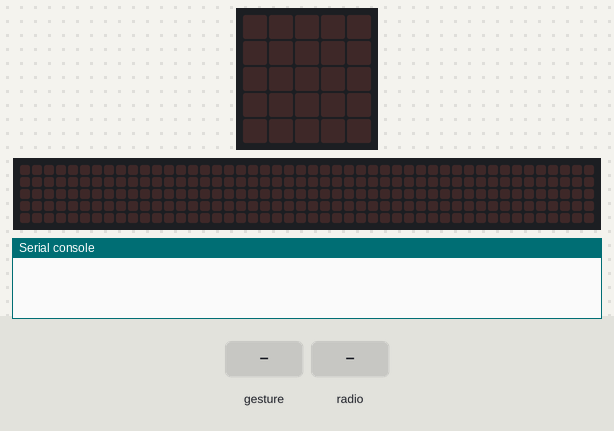
Simulated run of this program. Board: BBC micro:bit (MakeCode). Shown: the board's 5×5 LED display, a strip that is not on the board, showing the scrolling text unrolled, the last lines printed to the serial console. The inputs (shaded band) are chosen by the test bench. Random numbers come from a fixed seed; no radio messages arrive unless stated (any console line starting 'radio sent:' is added by the test bench); a tilt is held for 1.5 s and a shake lasts 1 s, then the board lies face up again; the 48×5 strip is a reading aid, not a part: it shows the text the display is scrolling, unrolled, one strip-width of it at a time.

Above: at 1.2 s.
1.3 s: gesture 'shake'
At 2.7 s:
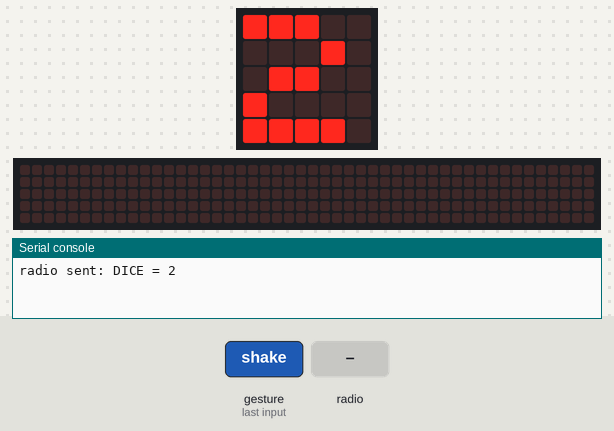
3.0 s: radio message "DICE=100" arrives
At 6.37 s:
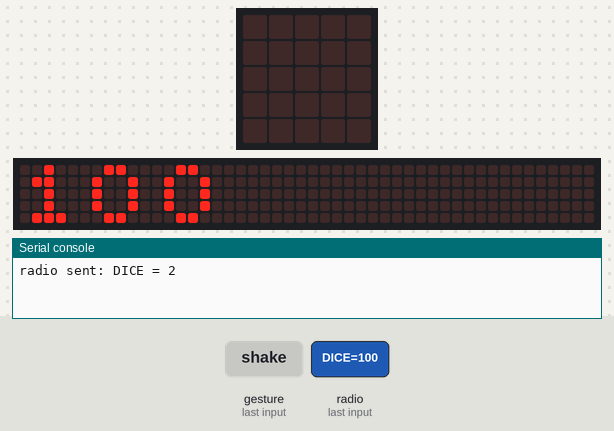
Timing chart, 0 to 7.9 s (numbered marks = the images above; inputs shaded):
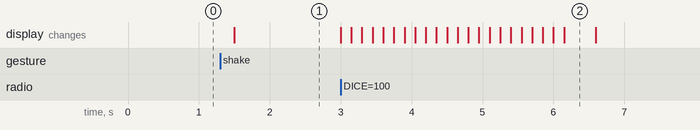

Measured:
- after the input at 1.3 s, the display: changes after 0.20 s (image 1)
- after the input at 3.0 s, the display: first changes at once (image 2 shows a later state)
- what the display in image 2 shows lasts 0.4 s, from 6.2 s to 6.6 s

The program:

main.ts
```typescript
radio.onReceivedValue(function (name, value) {
    if (name == "DICE") {
        basic.showNumber(value)
    }
})
input.onGesture(Gesture.Shake, function () {
    DICE = randint(1, 6)
    basic.showNumber(DICE)
    radio.sendValue("DICE", DICE)
})
let DICE = 0
led.setBrightness(255)
radio.setGroup(255)
radio.setFrequencyBand(83)
radio.setTransmitPower(7)
```

test.ts
```typescript
// tu są testy; nie będzie to kompilowane, gdy ten pakiet będzie używany jako rozszerzenie.
```
